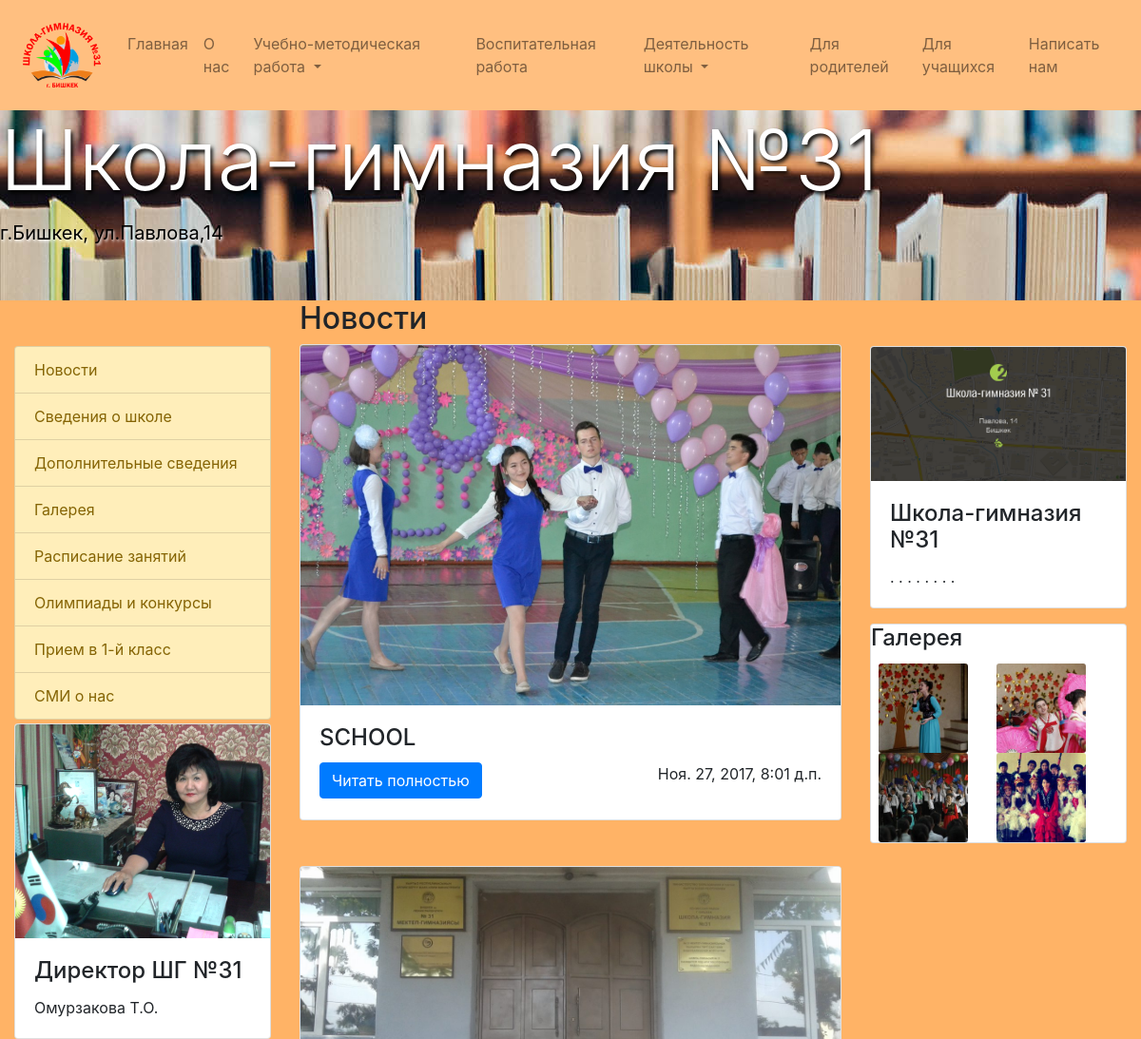
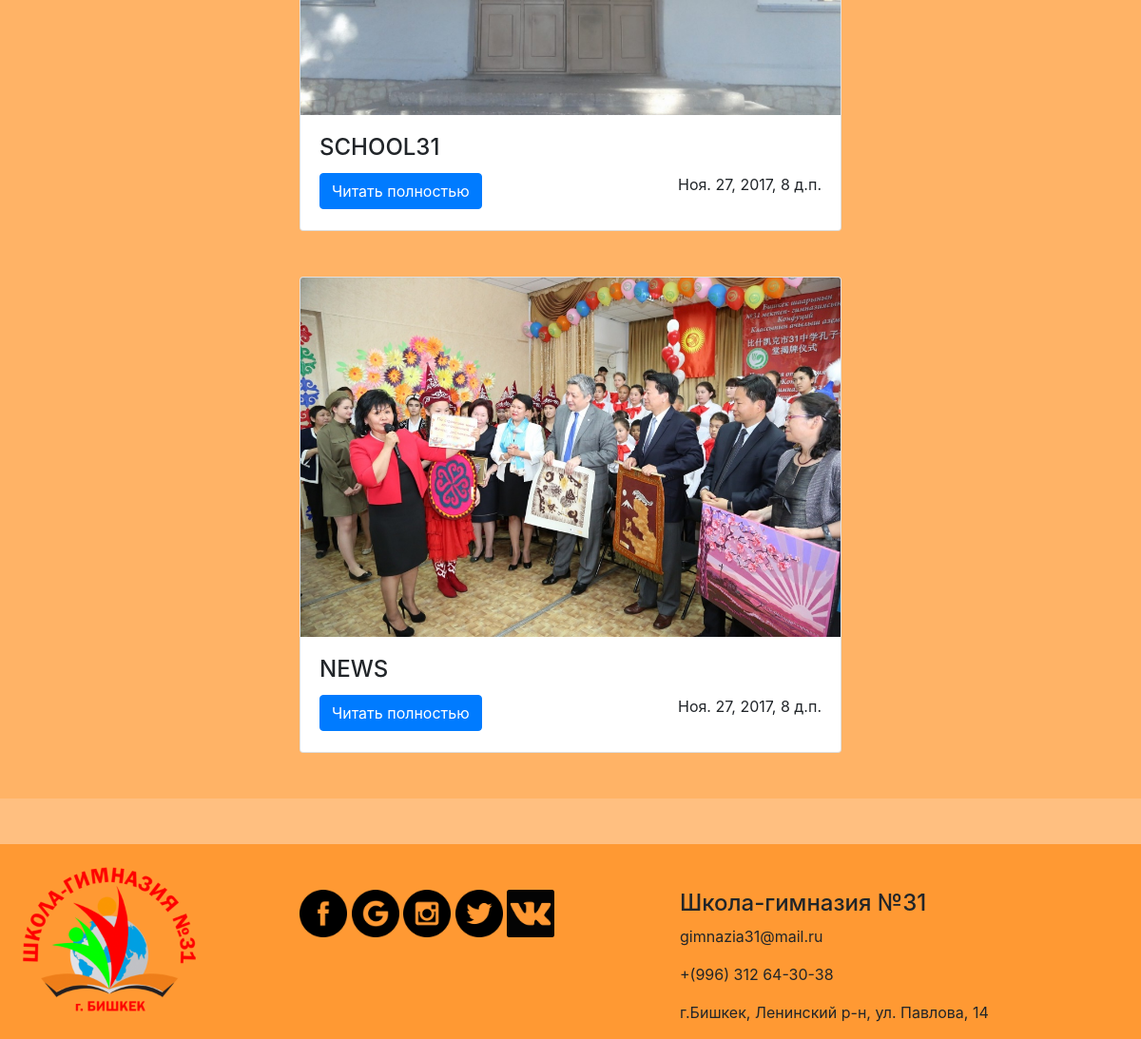
The page / on the database its author committed (2 pictures, top to bottom).
### s31/models.py (models this page shows, shortened)
class Article(models.Model):
    id = models.IntegerField(primary_key=True)
    title = models.CharField(max_length=255)
    content = models.TextField()
    img = models.ImageField(upload_to='media/', null=True, blank=True)
    created_date = models.DateTimeField(
        default=timezone.now)
    published_date = models.DateTimeField(
        blank=True, null=True)

### s31/views.py (the view)
# urls.py: url(r'^$', views.article_list, name='article_list'),
def article_list(request):
    articles= Article.objects.filter(published_date__lte=timezone.now()).order_by('-published_date')
    return render(request, 'index.html', {'articles':articles})

### s31/templates/index.html (shortened to what this page needs)
{% extends 'base.html' %}
{% block body%}
{% load staticfiles %}
    <header class="header" style="background-image: url({% static 'image/Books.jpg' %});">
        <h3 class="display-2" style="color:white;text-shadow:black 2px 3px 4px; ">
            Школа-гимназия №31
        </h3>
        <p class="lead" style="color:black;text-shadow:white 1px 2px 3px;"><b>г.Бишкек, ул.Павлова,14</b></p>
    </header>
    <div class="container-fluid" style="background: #ffb366
">
        <div class="row">
            <div class="col-lg-3 col-md-6 col-sm-12 mt-5">
                <div class="list-group">
                    <a href="#" class="list-group-item list-group-item-warning">
    Новости
  </a>
                    <a href="{% url 'info'%}" class="list-group-item list-group-item-warning">Сведения о школе</a>
                    <a href="{% url 'dopinfo'%}" class="list-group-item list-group-item-warning">Дополнительные сведения</a>
                    <a href="{% url 'gallery'%}" class="list-group-item list-group-item-warning">Галерея</a>
                    <a href="{% url 'shedule'%}" class="list-group-item list-group-item-warning">Расписание занятий</a>
                    <a href="#" class="list-group-item list-group-item-warning">Олимпиады и конкурсы</a>
                    <a href="#" class="list-group-item list-group-item-warning">Прием в 1-й класс</a>
                    <a href="#" class="list-group-item list-group-item-warning">СМИ о нас</a>
                </div>
                <div class="card mt-1">
                    <img src={% static "image/to.jpg" %} alt="" class="card-img-top">
                    <div class="card-body">
                        <h4 class="card-title">Директор ШГ №31</h4>
                        <p class="card-text">Омурзакова Т.О.</p>
                    </div>
                </div>
            </div>
            <div class="col-lg-6 col-md-6 col-sm-12">
                <h2>Новости</h2>
                {% for article in articles %}
                <div class="card mt-2 mb-5">
                    <img src="{{ article.img.url }}" alt="" class="card-img-top">
                    <div class="card-body">
                        <h4 class="card-title">{{ article.title|linebreaksbr }}</h4>
                        <a class="btn btn-primary" data-toggle="collapse" href="#collapseExample{{ article.id }}" aria-expanded="false" aria-controls="collapseExample">
                                Читать полностью
                         </a>
                        <p style="float: right">{{ article.published_date }}</p>
                    </div>
                </div>
                {% endfor %}
            </div>
            <div class="col-lg-3 col-md-6 order-md-3 col-sm-12 mt-5">
                <div class="card">
                    <a href="https://2gis.kg/bishkek/firm/70000001019356093%2C74.566795%2C42.878692?queryState=center%2F74.567087%2C42.878873%2Fzoom%2F18"><img src={% static "image/scho.png" %} alt="" class="card-img-top"></a>
                    <div class="card-body">
                        <h4 class="card-title">Школа-гимназия №31</h4>
                        <p class="card-text">. . . . . . . .</p>
                    </div>
                </div>
                <div class="card mt-3">
                    <h4 class="card-title">Галерея</h4>
                    <div class="row">
                        <div class="col-5 ml-2">
                            <a href="{% url 'gallery' %}"><img src={% static "image/222.jpg" %} alt="" class="card-img"></a>
                        </div>
                        <div class="col-5 mr-2">
                            <a href="{% url 'gallery' %}"><img src={% static "image/22.jpg" %} alt="" class="card-img"></a>
                        </div>
                        <div class="col-5 ml-2">
                            <a href="{% url 'gallery' %}"><img src={% static "image/2222.jpg" %} alt="" class="card-img"></a>
                        </div>
                        <div class="col-5 mr-2">
                            <a href="{% url 'gallery' %}"><img src={% static "image/22222.jpg" %} alt="" class="card-img"></a>
                        </div>
                    </div>
                </div>
            </div>
        </div>
    </div>
{% endblock %}

### s31/static/style.css (style rules this page uses)
.header { height: 200px; }

### rows shown on the page
Article: img (picture), title "SCHOOL", published_date "Ноя. 27, 2017, 8:01 д.п."
Article: img (picture), title "SCHOOL31", published_date "Ноя. 27, 2017, 8 д.п."
Article: img (picture), title "NEWS", published_date "Ноя. 27, 2017, 8 д.п."
